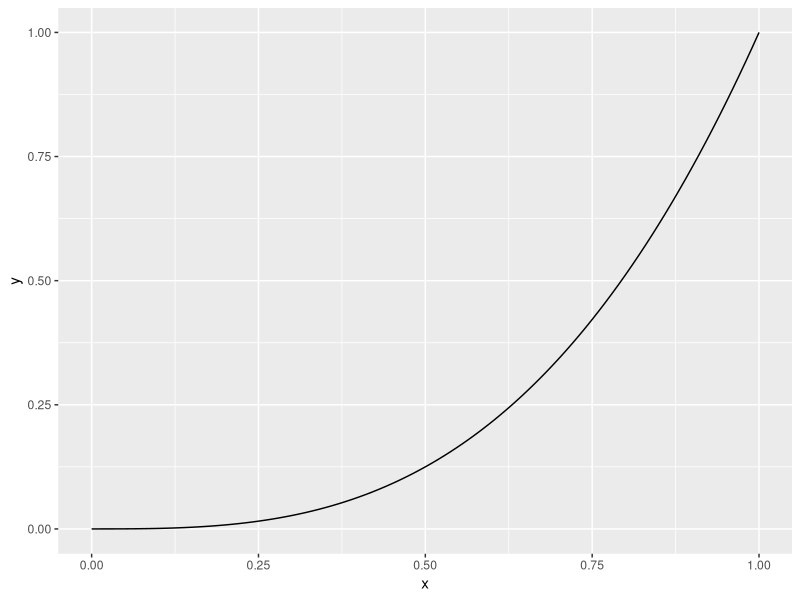

This figure's R source:
## ---- chunk 1
library(ggplot2)
## ---- chunk 2
ggplot()+
  geom_function(fun = ~ .x^3)+
  xlim(0,1)+
  xlab("x")
